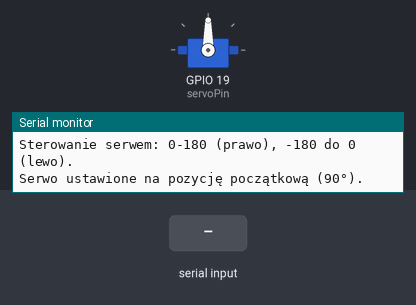
The sketch below on a simulated ESP32. Shown: servo, the last lines printed to the serial monitor. The test bench sets the inputs (shaded band).

Above: at 1.2 s.
1.3 s: "90,45\n" received over Serial
At 2.2 s:
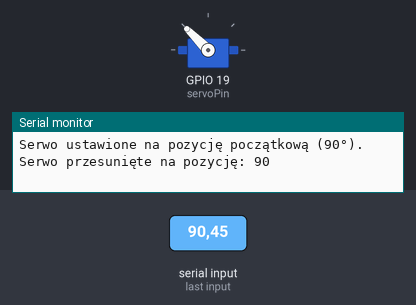
2.8 s: "30,150\n" received over Serial
At 3.5 s:
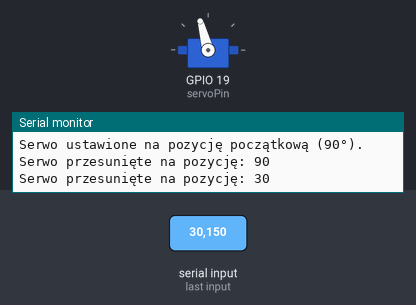
4.3 s: "90\n" received over Serial
At 4.8 s:
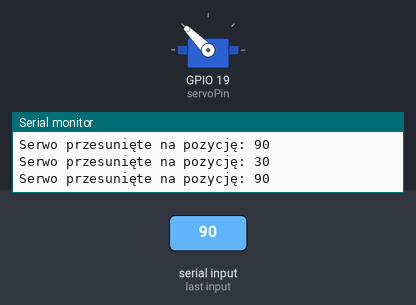
Timing chart, 0 to 7.3 s (numbered marks = the images above; inputs shaded):
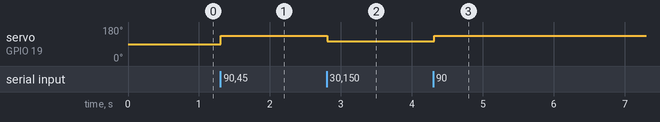

The sketch:

prototyp_v1.ino
```cpp
#include <ESP32Servo.h>

// Ustawienia
const int servoPin = 19;  // Pin ESP32, do którego podłączono serwo
Servo myServo;           // Obiekt serwa
int currentAngle = 90;   // Aktualny kąt serwa (start od pozycji neutralnej)

// Zakresy serwa
const int minAngle = -180;  // Minimalny kąt użytkowy
const int maxAngle = 180;   // Maksymalny kąt użytkowy

void setup() {
  // Inicjalizacja Serial Monitor
  Serial.begin(115200);
  while (!Serial) {
    ; // Czekaj na otwarcie portu Serial
  }

  // Przygotowanie serwa
  myServo.attach(servoPin, 500, 2400); // Pin, minimalny, maksymalny impuls w mikrosekundach
  Serial.println("Sterowanie serwem: 0-180 (prawo), -180 do 0 (lewo).");

  // Ustaw serwo w pozycji neutralnej
  myServo.write(currentAngle);
  Serial.println("Serwo ustawione na pozycję początkową (90°).");
}

void loop() {
  // Sprawdź, czy użytkownik wprowadził dane
  if (Serial.available() > 0) {
    int newAngle = Serial.parseInt(); // Wczytaj kąt jako liczbę całkowitą

    // Sprawdzenie, czy kąt mieści się w zakresie
    if (newAngle >= minAngle && newAngle <= maxAngle) {
      // Przekształcenie kąta użytkownika (-180 do 180) na zakres 0-180 dla PWM
      currentAngle = map(newAngle, minAngle, maxAngle, 0, 180);
      myServo.write(currentAngle);  // Ustaw serwo w nowej pozycji
      Serial.print("Serwo przesunięte na pozycję: ");
      Serial.println(newAngle);
    } else {
      Serial.println("Błędna wartość! Podaj liczbę z zakresu -180 do 180.");
    }

    // Wyczyść bufor Serial, aby uniknąć ponownego odczytu tych samych danych
    while (Serial.available() > 0) {
      Serial.read();
    }
  }

  // Utrzymuj sygnał PWM przez ciągłe przesyłanie bieżącej pozycji
  myServo.write(currentAngle);
  delay(50); // Krótkie opóźnienie dla stabilnego sygnału PWM
}
```

Measured:
- after the input at 1.3 s, servo on GPIO 19 (servoPin): 90° → 135° at once
- after the input at 2.8 s, servo on GPIO 19 (servoPin): 135° → 105° at once
- after the input at 4.3 s, servo on GPIO 19 (servoPin): 105° → 135° at once
